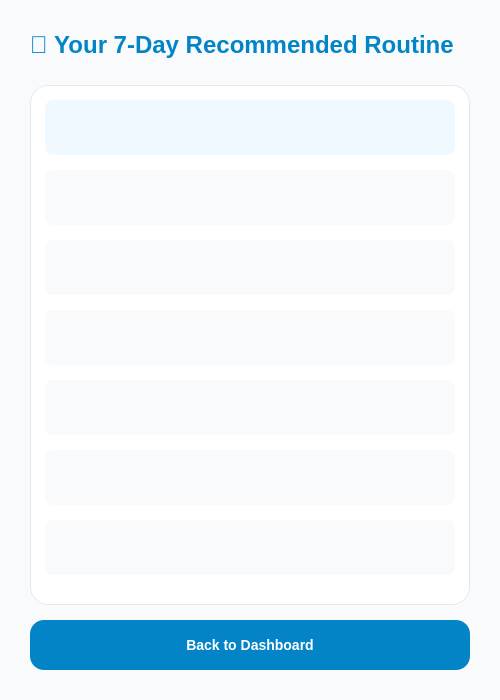
<?xml version="1.0" encoding="UTF-8"?>
<ui version="4.0">
 <class>FullRoutineWindow</class>
 <widget class="QMainWindow" name="FullRoutineWindow">
  <property name="geometry">
   <rect><x>0</x><y>0</y><width>500</width><height>700</height></rect>
  </property>
  <property name="windowTitle">
   <string>7-Day AI Custom Routine Master Plan</string>
  </property>
  <property name="styleSheet">
   <string notr="true">
QMainWindow { background-color: #F8FAFC; }
#routineHeaderTitle { font-size: 24px; font-weight: 800; color: #0284C7; }
#routineCardContainer { background-color: #FFFFFF; border: 1px solid #E2E8F0; border-radius: 18px; padding: 16px; }
#closeRoutineButton { background-color: #0284C7; color: #FFFFFF; font-size: 14px; font-weight: 700; border-radius: 14px; min-height: 50px; }
#closeRoutineButton:hover { background-color: #0369A1; }
   </string>
  </property>
  <widget class="QWidget" name="centralwidget">
   <widget class="QLabel" name="routineHeaderTitle">
    <property name="geometry"><rect><x>30</x><y>25</y><width>440</width><height>40</height></rect></property>
    <property name="text"><string>📅 Your 7-Day Recommended Routine</string></property>
   </widget>
   <widget class="QFrame" name="routineCardContainer">
    <property name="geometry"><rect><x>30</x><y>85</y><width>440</width><height>520</height></rect></property>
    <widget class="QLabel" name="day1Item">
     <property name="geometry"><rect><x>15</x><y>15</y><width>410</width><height>55</height></rect></property>
     <property name="text"><string></string></property>
     <property name="styleSheet"><string>font-size: 13px; font-weight: 700; color: #0284C7; background-color: #F0F9FF; border-radius: 8px; padding-left: 15px;</string></property>
    </widget>
    <widget class="QLabel" name="day2Item">
     <property name="geometry"><rect><x>15</x><y>85</y><width>410</width><height>55</height></rect></property>
     <property name="text"><string></string></property>
     <property name="styleSheet"><string>font-size: 13px; font-weight: 700; color: #334155; background-color: #F8FAFC; border-radius: 8px; padding-left: 15px;</string></property>
    </widget>
    <widget class="QLabel" name="day3Item">
     <property name="geometry"><rect><x>15</x><y>155</y><width>410</width><height>55</height></rect></property>
     <property name="text"><string></string></property>
     <property name="styleSheet"><string>font-size: 13px; font-weight: 700; color: #334155; background-color: #F8FAFC; border-radius: 8px; padding-left: 15px;</string></property>
    </widget>
    <widget class="QLabel" name="day4Item">
     <property name="geometry"><rect><x>15</x><y>225</y><width>410</width><height>55</height></rect></property>
     <property name="text"><string></string></property>
     <property name="styleSheet"><string>font-size: 13px; font-weight: 700; color: #334155; background-color: #F8FAFC; border-radius: 8px; padding-left: 15px;</string></property>
    </widget>
    <widget class="QLabel" name="day5Item">
     <property name="geometry"><rect><x>15</x><y>295</y><width>410</width><height>55</height></rect></property>
     <property name="text"><string></string></property>
     <property name="styleSheet"><string>font-size: 13px; font-weight: 700; color: #334155; background-color: #F8FAFC; border-radius: 8px; padding-left: 15px;</string></property>
    </widget>
    <widget class="QLabel" name="day6Item">
     <property name="geometry"><rect><x>15</x><y>365</y><width>410</width><height>55</height></rect></property>
     <property name="text"><string></string></property>
     <property name="styleSheet"><string>font-size: 13px; font-weight: 700; color: #334155; background-color: #F8FAFC; border-radius: 8px; padding-left: 15px;</string></property>
    </widget>
    <widget class="QLabel" name="day7Item">
     <property name="geometry"><rect><x>15</x><y>435</y><width>410</width><height>55</height></rect></property>
     <property name="text"><string></string></property>
     <property name="styleSheet"><string>font-size: 13px; font-weight: 700; color: #334155; background-color: #F8FAFC; border-radius: 8px; padding-left: 15px;</string></property>
    </widget>
   </widget>
   <widget class="QPushButton" name="closeRoutineButton">
    <property name="geometry"><rect><x>30</x><y>620</y><width>440</width><height>50</height></rect></property>
    <property name="text"><string>Back to Dashboard</string></property>
   </widget>
  </widget>
 </widget>
</ui>
